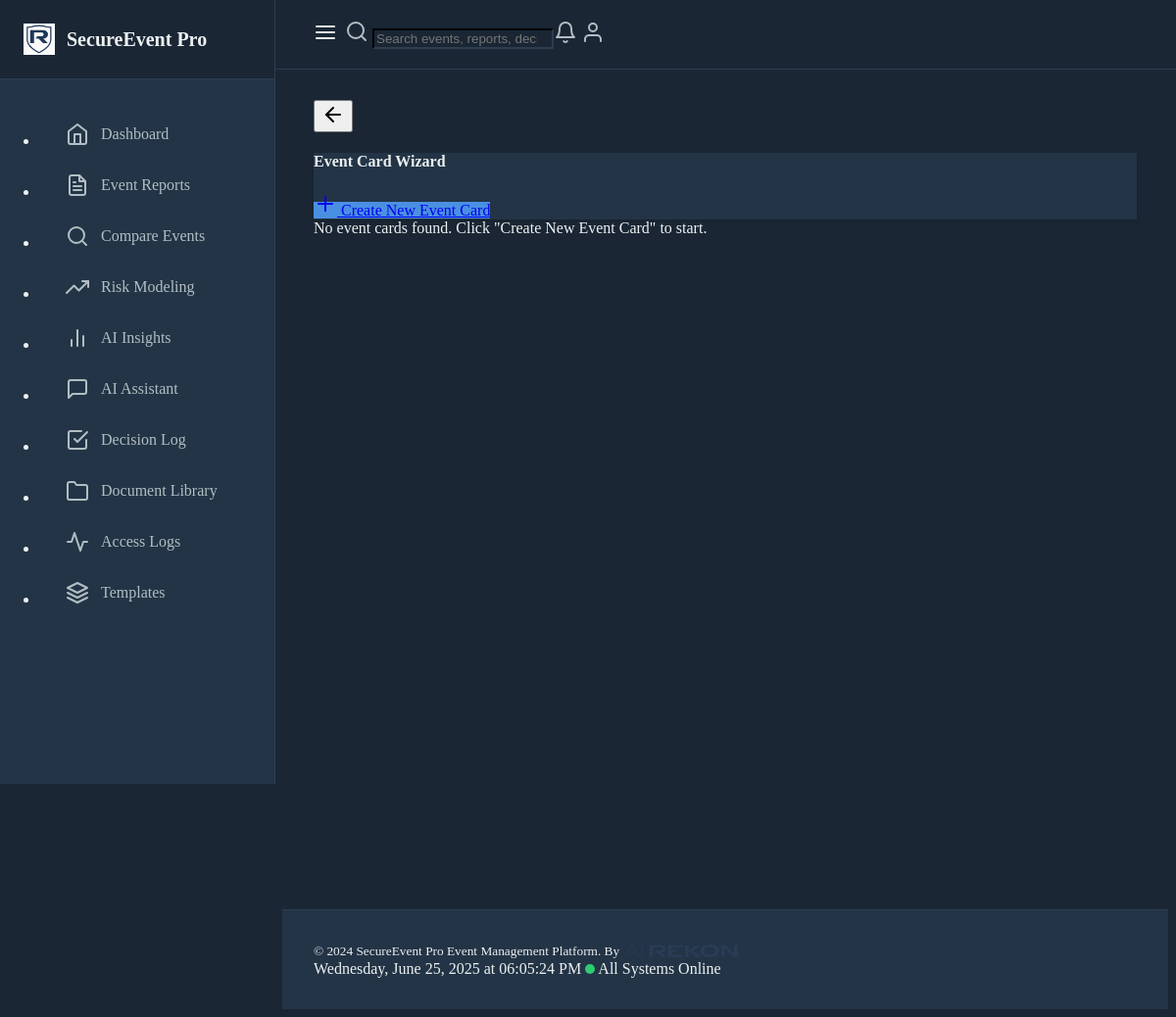
The page /event-card on the database as committed earlier.
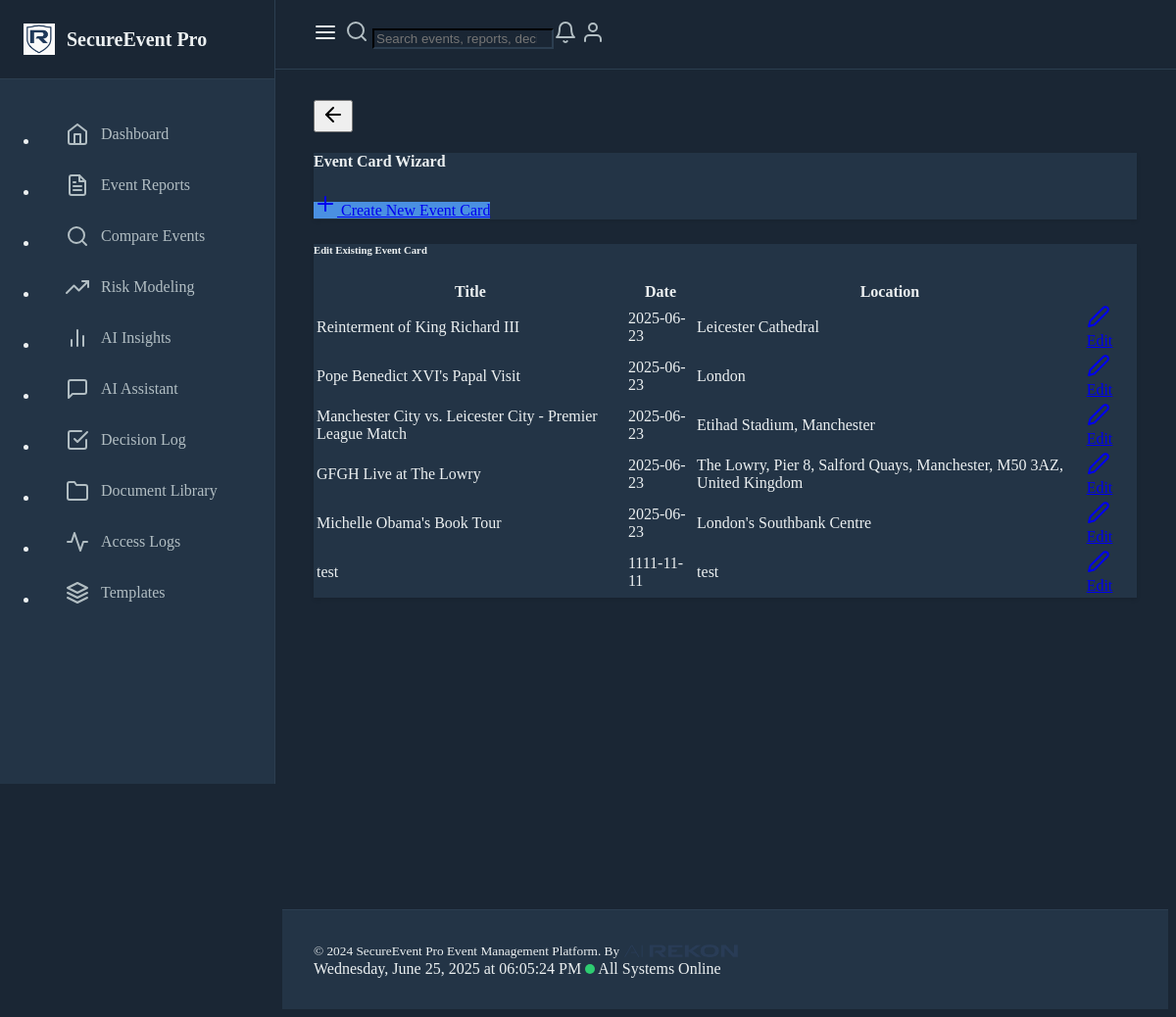
The same page on the database as committed later.
### models.py (models this page shows)
class EventReport(db.Model):
    id = db.Column(db.Integer, primary_key=True)
    title = db.Column(db.String(200), nullable=False)
    date = db.Column(db.DateTime, nullable=False)
    location = db.Column(db.String(200), nullable=False)
    description = db.Column(db.Text, nullable=False)
    risk_level = db.Column(db.String(50), nullable=False)
    incident_type = db.Column(db.String(100), nullable=False)
    created_at = db.Column(db.DateTime, default=datetime.utcnow)
    venue_type = db.Column(db.String(50))
    security_staff_count = db.Column(db.Integer, default=0)
    security_staff_roles = db.Column(db.JSON, default=dict)
    incidents_reported = db.Column(db.Integer, default=0)
    incident_summary = db.Column(db.Text)
    attendance = db.Column(db.Integer)
    security_measures = db.Column(db.Text)
    incident_response = db.Column(db.Text)
    lessons_learned = db.Column(db.Text)
    recommendations = db.Column(db.Text)
    security_protocols = db.Column(db.Text)
    emergency_response_plan = db.Column(db.Text)
    post_event_analysis = db.Column(db.Text)
    activity_logs = db.relationship('ActivityLog', backref='event_report', lazy=True)
    estimated_risk_level = db.Column(db.String(50))
    risk_assessments = db.relationship('RiskAssessment', backref='event_report', lazy=True)

### routes.py (the view)
@app.route("/event-card")
def event_card_select():
    cards = (
        EventReport.query.order_by(EventReport.date.desc())
        .with_entities(EventReport.id, EventReport.title, EventReport.date, EventReport.location)
        .all()
    )
    return render_template("event_card_select.html", cards=cards)

### routes.py (called while the page is built)
@app.before_request
def before_request():
    g.start_time = datetime.utcnow()
    g.activity_log = None

@app.after_request
def after_request(response):
    if hasattr(g, "activity_log") and g.activity_log:
        end_activity_tracking(g.activity_log)
    return response

### templates/event_card_select.html
{% extends 'base.html' %}
{% block content %}
<div class="container mt-4">
  <div class="card mb-4">
    <div class="card-body d-flex justify-content-between align-items-center">
      <h4 class="mb-0">Event Card Wizard</h4>
      <a class="btn btn-primary" href="{{ url_for('new_event_card') }}">
        <i data-feather="plus"></i> Create New Event Card
      </a>
    </div>
  </div>
  {% if cards %}
  <div class="card">
    <div class="card-header"><h6 class="mb-0">Edit Existing Event Card</h6></div>
    <div class="card-body p-0">
      <div class="table-responsive">
        <table class="table table-hover mb-0">
          <thead>
            <tr>
              <th>Title</th><th>Date</th><th>Location</th><th></th>
            </tr>
          </thead>
          <tbody>
            {% for c in cards %}
            <tr>
              <td>{{ c.title }}</td>
              <td>{{ c.date.strftime('%Y-%m-%d') if c.date else '-' }}</td>
              <td>{{ c.location }}</td>
              <td class="text-end">
                <a class="btn btn-sm btn-outline-primary" href="{{ url_for('edit_event_card', event_id=c.id) }}">
                  <i data-feather="edit-2"></i> Edit
                </a>
              </td>
            </tr>
            {% endfor %}
          </tbody>
        </table>
      </div>
    </div>
  </div>
  {% else %}
  <div class="alert alert-info">No event cards found. Click "Create New Event Card" to start.</div>
  {% endif %}
</div>
{% endblock %}

### templates/base.html (shortened to what this page needs)
<!DOCTYPE html>
<html lang="en" data-bs-theme="dark">
<head>
    <link href="https://cdn.replit.com/agent/bootstrap-agent-dark-theme.min.css" rel="stylesheet">
    <link href="https://cdn.jsdelivr.net/npm/feather-icons/dist/feather.min.css" rel="stylesheet">
</head>
<body>
    <div class="sidebar" id="sidebar">
        <div class="sidebar-header">
            <a href="/" class="sidebar-brand">
                <img src="{{ url_for('static', filename='img/SEP_logo.png') }}" alt="SEP Logo" style="height: 32px; width: 32px;">
                <span>SecureEvent Pro</span>
            </a>
        </div>
        <nav class="sidebar-nav">
            <ul class="nav flex-column">
                <li class="nav-item">
                    <a class="nav-link {{ 'active' if request.endpoint == 'dashboard' }}" href="{{ url_for('dashboard') }}">
                        <i data-feather="home"></i>
                        <span>Dashboard</span>
                    </a>
                </li>
                <li class="nav-item">
                    <a class="nav-link {{ 'active' if request.endpoint == 'index' }}" href="{{ url_for('index') }}">
                        <i data-feather="file-text"></i>
                        <span>Event Reports</span>
                    </a>
                </li>
                <li class="nav-item">
                    <a class="nav-link {{ 'active' if request.endpoint == 'comparative_search' }}" href="{{ url_for('comparative_search') }}">
                        <i data-feather="search"></i>
                        <span>Compare Events</span>
                    </a>
                </li>
                <li class="nav-item">
                    <a class="nav-link {{ 'active' if request.endpoint == 'modeling' }}" href="{{ url_for('modeling') }}">
                        <i data-feather="trending-up"></i>
                        <span>Risk Modeling</span>
                    </a>
                </li>
                <li class="nav-item">
                    <a class="nav-link {{ 'active' if request.endpoint == 'insights' }}" href="{{ url_for('insights') }}">
                        <i data-feather="bar-chart-2"></i>
                        <span>AI Insights</span>
                    </a>
                </li>
                <li class="nav-item">
                    <a class="nav-link {{ 'active' if request.endpoint == 'chat' }}" href="{{ url_for('chat') }}">
                        <i data-feather="message-square"></i>
                        <span>AI Assistant</span>
                    </a>
                </li>
                <li class="nav-item">
                    <a class="nav-link {{ 'active' if request.path == url_for('decision_log') }}" href="{{ url_for('decision_log') }}">
                        <i data-feather="check-square"></i>
                        <span>Decision Log</span>
                    </a>
                </li>
                <li class="nav-item">
                    <a class="nav-link {{ 'active' if request.path == url_for('document_library') }}" href="{{ url_for('document_library') }}">
                        <i data-feather="folder"></i>
                        <span>Document Library</span>
                    </a>
                </li>
                <li class="nav-item">
                    <a class="nav-link {{ 'active' if request.path == url_for('view_access_logs') }}" href="{{ url_for('view_access_logs') }}">
                        <i data-feather="activity"></i>
                        <span>Access Logs</span>
                    </a>
                </li>
                <li class="nav-item">
                    <a class="nav-link {{ 'active' if request.endpoint == 'list_templates' }}" href="{{ url_for('list_templates') }}">
                        <i data-feather="layers"></i>
                        <span>Templates</span>
                    </a>
                </li>
            </ul>
        </nav>
    </div>
    <div class="flex-grow-1">
        <header class="top-header" id="topHeader">
            <button class="sidebar-toggle-btn" id="sidebarToggle">
                <i data-feather="menu"></i>
            </button>
            <div class="header-search flex-grow-1 mx-3 mx-md-4">
                <form class="d-flex" role="search">
                    <div class="input-group">
                        <span class="input-group-text bg-transparent border-end-0" id="search-addon"><i data-feather="search"></i></span>
                        <input class="form-control border-start-0" type="search" placeholder="Search events, reports, decisions..." aria-label="Search" aria-describedby="search-addon">
                    </div>
                </form>
            </div>
            <div class="header-actions d-flex align-items-center gap-3">
                <a href="#" class="nav-link"><i data-feather="bell"></i></a>
                <a href="#" class="nav-link"><i data-feather="user"></i></a>
            </div>
        </header>
        <main class="main-content" id="mainContent">
            <div class="d-flex align-items-center gap-2 mb-4">
                <button id="backButton" type="button" class="btn btn-outline-secondary btn-sm" onclick="window.history.back()" aria-label="Go back">
                    <i data-feather="arrow-left"></i>
                </button>
            </div>
            {% block content %}{% endblock %}
        </main>
        <footer class="footer" id="footer">
            <div class="container-fluid d-flex justify-content-between align-items-center">
                <small>&copy; 2024 SecureEvent Pro Event Management Platform. By <img src="{{ url_for('static', filename='img/AIR_logo_new_trans_min.png') }}" alt="AI Rekon Logo" style="height: 14px; vertical-align: middle; margin-bottom: 2px;"></small>
                <div class="d-flex align-items-center gap-3">
                    <span id="current-date-time"></span>
                    <span class="status-indicator"></span>
                    <span>All Systems Online</span>
                </div>
            </div>
        </footer>
    </div>
</body>
</html>

### templates/base.html (style rules this page uses)
:root { --primary-color: #4A90E2; --secondary-color: #2C3E50; --accent-color: #3498DB; --background-dark: #1A2634; --card-bg: #233446; --text-primary: #ECF0F1; --text-secondary: #B2BEC3; }
body { background-color: var(--background-dark); color: var(--text-primary); }
.card { background-color: var(--card-bg); border-color: var(--secondary-color); }
.btn-primary { background-color: var(--primary-color); border-color: var(--primary-color); }
.footer { background-color: var(--card-bg); border-color: var(--secondary-color); }
.nav-link { font-weight: 500; }
.footer { margin-top: 4rem; margin-left: 280px; padding: 2rem; background: var(--card-bg); border-top: 1px solid var(--secondary-color); transition: margin-left 0.3s ease; }
.sidebar-toggle-btn { background: none; border: none; color: var(--text-primary); font-size: 1.25rem; padding: 0.5rem; cursor: pointer; border-radius: 4px; transition: background-color 0.2s ease; }
.main-content { min-height: calc(100vh - 280px); padding: 2rem 0; margin-left: 280px; transition: margin-left 0.3s ease; }
.sidebar { position: fixed; top: 0; left: 0; height: 100vh; width: 280px; background-color: var(--card-bg); border-right: 1px solid var(--secondary-color); z-index: 1000; overflow-y: auto; transition: all 0.3s ease; }
.sidebar-header { padding: 1.5rem; border-bottom: 1px solid var(--secondary-color); background-color: var(--background-dark); }
.sidebar-brand { display: flex; align-items: center; gap: 0.75rem; font-size: 1.25rem; font-weight: 600; color: var(--text-primary); text-decoration: none; }
.sidebar-nav { padding: 1rem 0; }
.sidebar-nav .nav-item { margin-bottom: 0.25rem; }
.sidebar-nav .nav-link { display: flex; align-items: center; gap: 0.75rem; padding: 0.75rem 1.5rem; color: var(--text-secondary); text-decoration: none; transition: all 0.2s ease; border-left: 3px solid transparent; white-space: nowrap; }
.header-search .form-control { background-color: var(--background-dark); border-color: var(--secondary-color); color: var(--text-primary); }
.header-search .input-group-text { border-color: var(--secondary-color); color: var(--text-secondary); }
.header-actions .nav-link { color: var(--text-secondary); }
.status-indicator { display: inline-block; width: 10px; height: 10px; background-color: #2ECC71; border-radius: 50%; animation: pulse 2s infinite; }
.top-header { position: fixed; top: 0; left: 280px; right: 0; height: 70px; background-color: var(--background-dark); border-bottom: 1px solid var(--secondary-color); z-index: 999; display: flex; align-items: center; padding: 0 2rem; transition: left 0.3s ease; }
.main-content { margin-top: 70px; margin-left: 280px; min-height: calc(100vh - 70px); padding: 2rem; transition: margin-left 0.3s ease; }
.card { border: 1px solid var(--bs-border-color); box-shadow: 0 2px 4px rgba(0, 0, 0, 0.1); }

Rows that differ between the two databases and show on the page:
added EventReport: title "Reinterment of King Richard III", date "2025-06-23", location "Leicester Cathedral"
added EventReport: title "Pope Benedict XVI's Papal Visit", date "2025-06-23", location "London"
added EventReport: title "Manchester City vs. Leicester City - Premier League Match", date "2025-06-23", location "Etihad Stadium, Manchester"
added EventReport: title "GFGH Live at The Lowry", date "2025-06-23", location "The Lowry, Pier 8, Salford Quays, Manchester, M50 3AZ, United Kingdom"
added EventReport: title "Michelle Obama's Book Tour", date "2025-06-23", location "London's Southbank Centre"
added EventReport: title "test", date "1111-11-11", location "test"
Other text that changed with them:
text no longer shown: "No event cards found. Click \"Create New Event Card\" to start."
text now shown: "Edit Existing Event Card Title Date Location"
